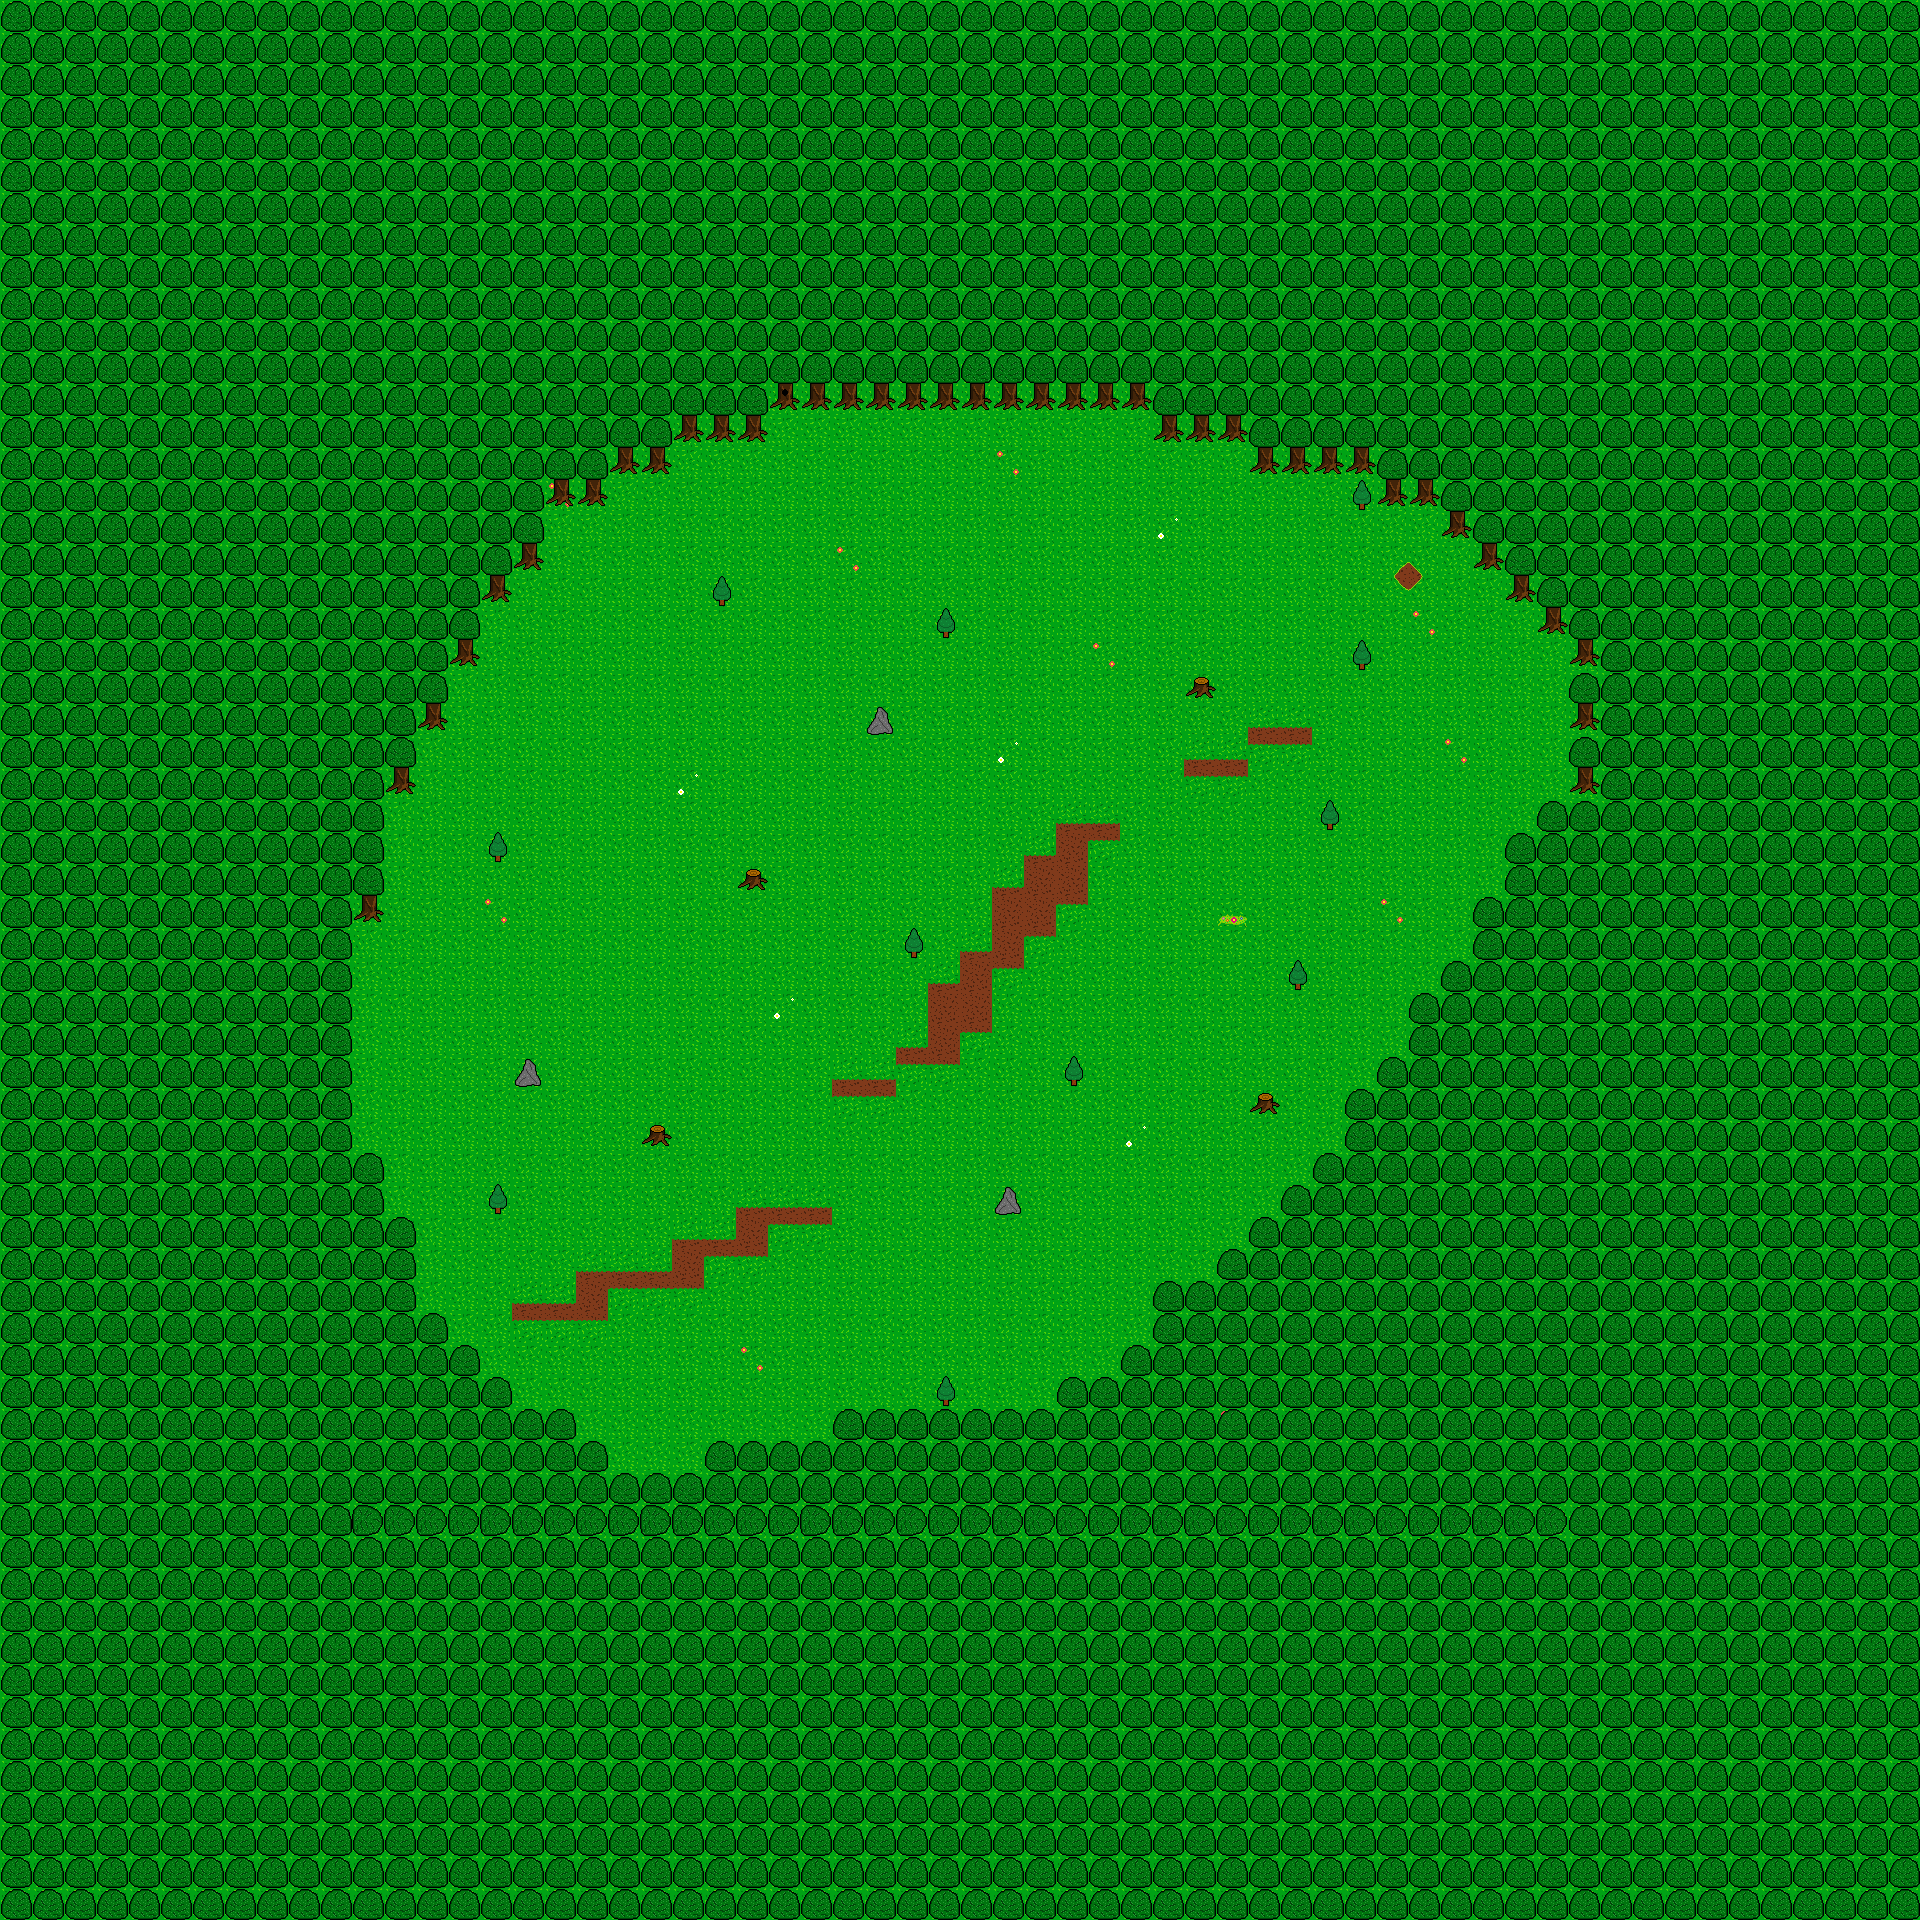

A 2D game scene composited from a Tiled map and its tileset images. What follows is a short description and the map's XML, with each tile layer's data collapsed to a summary:
An orthogonal 60x60 tile map with 32x32 px tiles, 3 tile layers (Background, Ground, Decoration) and 59 objects.

<map version="1.0" tiledversion="1.0.1" orientation="orthogonal" renderorder="left-down" width="60" height="60" tilewidth="32" tileheight="32" nextobjectid="65">
 <tileset firstgid="1" name="tileset1" tilewidth="32" tileheight="32" tilecount="256" columns="16">
  <image source="tileset1.png" width="512" height="512" />
 </tileset>
 <layer name="Background" width="60" height="60">
  <data>[3600 cells, 3600 non-empty, 4 distinct tile ids]</data>
 </layer>
 <layer name="Ground" width="60" height="60">
  <data>[3600 cells, 2711 non-empty, 13 distinct tile ids]</data>
 </layer>
 <layer name="Decoration" width="60" height="60">
  <data>[3600 cells, 41 non-empty, 2 distinct tile ids]</data>
 </layer>
 <objectgroup name="MAP_COLLISION">
  <object id="2" x="704" y="576" width="32" height="32" />
  <object id="3" x="480" y="832" width="32" height="32" />
  <object id="4" x="864" y="704" width="32" height="32" />
  <object id="5" x="928" y="608" width="32" height="32" />
  <object id="6" x="1344" y="640" width="32" height="32" />
  <object id="7" x="1312" y="800" width="32" height="32" />
  <object id="8" x="1280" y="960" width="32" height="32" />
  <object id="9" x="1056" y="1056" width="32" height="32" />
  <object id="10" x="896" y="928" width="32" height="32" />
  <object id="11" x="480" y="1184" width="32" height="32" />
  <object id="12" x="992" y="1184" width="32" height="32" />
  <object id="13" x="512" y="1056" width="32" height="32" />
  <object id="14" x="810" y="420" width="2" />
  <object id="18" x="326" y="300" width="1344" height="96" />
  <object id="19" x="512" y="416" width="160" height="64" />
  <object id="20" x="672" y="416" width="96" height="32" />
  <object id="21" x="764" y="398" width="418" height="14" />
  <object id="22" x="1152" y="416" width="288" height="32" />
  <object id="23" x="1248" y="448" width="192" height="32" />
  <object id="24" x="1344" y="480" width="128" height="32" />
  <object id="25" x="1440" y="512" width="128" height="32" />
  <object id="27" x="1534" y="538" width="32" height="96" />
  <object id="28" x="1504" y="544" width="32" height="64" />
  <object id="29" x="1472" y="544" width="32" height="32" />
  <object id="30" x="1568" y="640" width="32" height="160" />
  <object id="31" x="608" y="1472" width="96" height="32" />
  <object id="32" x="704" y="1440" width="128" height="32" />
  <object id="33" x="832" y="1408" width="224" height="32" />
  <object id="34" x="928" y="1376" width="32" height="32" />
  <object id="35" x="320" y="896" width="32" height="256" />
  <object id="36" x="352" y="1152" width="32" height="96" />
  <object id="37" x="384" y="1216" width="32" height="96" />
  <object id="38" x="416" y="1312" width="32" height="32" />
  <object id="39" x="448" y="1344" width="32" height="32" />
  <object id="40" x="480" y="1376" width="32" height="32" />
  <object id="41" x="512" y="1408" width="64" height="32" />
  <object id="42" x="576" y="1440" width="32" height="32" />
  <object id="43" x="352" y="800" width="32" height="128" />
  <object id="44" x="384" y="736" width="32" height="64" />
  <object id="45" x="416" y="672" width="32" height="64" />
  <object id="46" x="448" y="608" width="32" height="64" />
  <object id="47" x="480" y="544" width="32" height="64" />
  <object id="48" x="512" y="480" width="32" height="96" />
  <object id="49" x="548" y="480" width="56" height="24" />
  <object id="50" x="1056" y="1376" width="64" height="32" />
  <object id="51" x="1120" y="1344" width="32" height="32" />
  <object id="52" x="1152" y="1280" width="32" height="96" />
  <object id="53" x="1184" y="1280" width="32" height="32" />
  <object id="54" x="1216" y="1248" width="32" height="32" />
  <object id="55" x="1248" y="1216" width="32" height="32" />
  <object id="56" x="1280" y="1184" width="32" height="32" />
  <object id="57" x="1312" y="1152" width="32" height="32" />
  <object id="58" x="1344" y="1088" width="32" height="64" />
  <object id="59" x="1376" y="1056" width="32" height="32" />
  <object id="60" x="1408" y="992" width="32" height="64" />
  <object id="61" x="1440" y="960" width="32" height="32" />
  <object id="62" x="1472" y="896" width="32" height="64" />
  <object id="63" x="1504" y="832" width="32" height="64" />
  <object id="64" x="1536" y="800" width="32" height="32" />
 </objectgroup>
</map>
